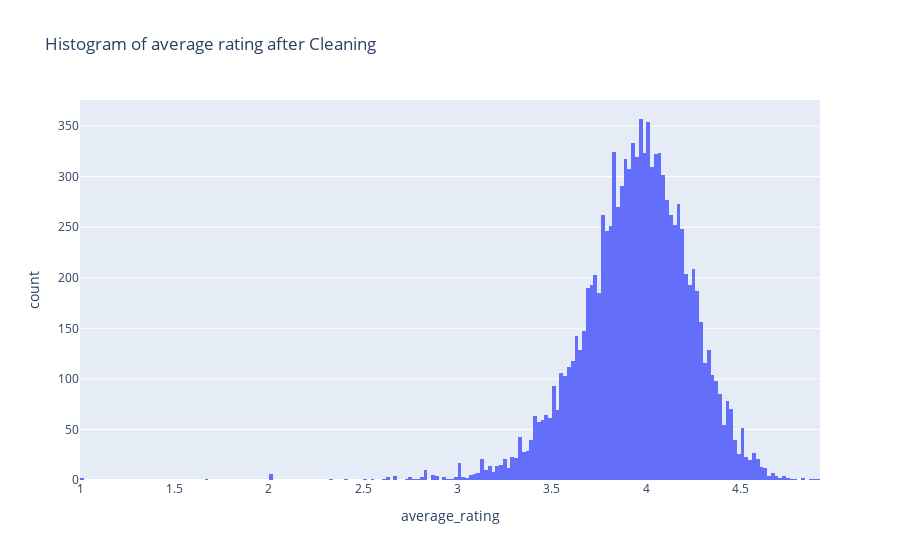

The notebook cell saved with this chart:
### Code cell
fig = px.histogram(df_selected, x='average_rating', title='Histogram of average rating after Cleaning')
fig.show()

### Figure 1 — Plotly figure (JSON) as saved in the notebook; plotly's stock layout.template omitted (floating-point values rounded to 4 significant figures; data arrays with more than 128 entries replaced by an {"elided": "..."} marker saying what was removed)
{"data": [{"alignmentgroup": "True", "bingroup": "x", "hovertemplate": "average_rating=%{x}<br>count=%{y}<extra></extra>", "legendgroup": "", "marker": {"color": "#636efa", "pattern": {"shape": ""}}, "name": "", "offsetgroup": "", "orientation": "v", "showlegend": false, "type": "histogram", "x": {"elided": "10983 float values"}, "xaxis": "x", "yaxis": "y"}], "layout": {"barmode": "relative", "legend": {"tracegroupgap": 0}, "title": {"text": "Histogram of average rating after Cleaning"}, "xaxis": {"anchor": "y", "domain": [0, 1], "title": {"text": "average_rating"}}, "yaxis": {"anchor": "x", "domain": [0, 1], "title": {"text": "count"}}}}
